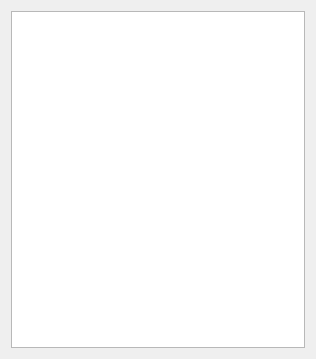
<?xml version="1.0" encoding="UTF-8"?>
<ui version="4.0">
 <class>Form</class>
 <widget class="QWidget" name="Form">
  <property name="geometry">
   <rect>
    <x>0</x>
    <y>0</y>
    <width>316</width>
    <height>359</height>
   </rect>
  </property>
  <property name="windowTitle">
   <string>Tests Not Found</string>
  </property>
  <layout class="QGridLayout" name="gridLayout">
   <item row="0" column="0">
    <widget class="QTextBrowser" name="textBrowser"/>
   </item>
  </layout>
 </widget>
 <resources/>
 <connections/>
</ui>
